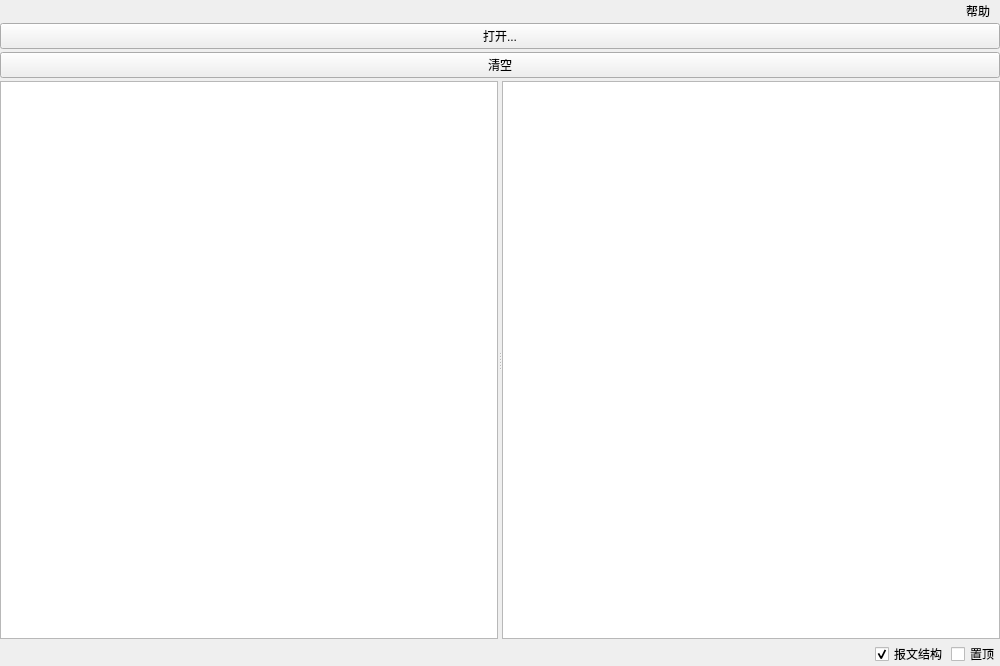
<?xml version="1.0" encoding="UTF-8"?>
<ui version="4.0">
 <author>Kay</author>
 <class>TransWindow</class>
 <widget class="QMainWindow" name="TransWindow">
  <property name="windowModality">
   <enum>Qt::NonModal</enum>
  </property>
  <property name="geometry">
   <rect>
    <x>0</x>
    <y>0</y>
    <width>1000</width>
    <height>666</height>
   </rect>
  </property>
  <property name="windowTitle">
   <string>698解析工具</string>
  </property>
  <property name="windowIcon">
   <iconset resource="icon.qrc">
    <normaloff>:/698/698.ico</normaloff>
    <normalon>:/698/698.ico</normalon>
    <disabledoff>:/698/698.ico</disabledoff>
    <disabledon>:/698/698.ico</disabledon>
    <activeoff>:/698/698.ico</activeoff>
    <activeon>:/698/698.ico</activeon>
    <selectedoff>:/698/698.ico</selectedoff>
    <selectedon>:/698/698.ico</selectedon>:/698/698.ico</iconset>
  </property>
  <property name="toolButtonStyle">
   <enum>Qt::ToolButtonIconOnly</enum>
  </property>
  <property name="animated">
   <bool>true</bool>
  </property>
  <property name="tabShape">
   <enum>QTabWidget::Rounded</enum>
  </property>
  <property name="dockNestingEnabled">
   <bool>false</bool>
  </property>
  <widget class="QWidget" name="centralwidget">
   <layout class="QGridLayout" name="gridLayout">
    <property name="margin">
     <number>0</number>
    </property>
    <property name="spacing">
     <number>3</number>
    </property>
    <item row="0" column="0">
     <layout class="QVBoxLayout" name="verticalLayout">
      <item>
       <widget class="QPushButton" name="open_b">
        <property name="text">
         <string>打开...</string>
        </property>
       </widget>
      </item>
      <item>
       <widget class="QPushButton" name="clear_b">
        <property name="text">
         <string>清空</string>
        </property>
       </widget>
      </item>
      <item>
       <widget class="QSplitter" name="splitter">
        <property name="sizePolicy">
         <sizepolicy hsizetype="Expanding" vsizetype="Expanding">
          <horstretch>0</horstretch>
          <verstretch>0</verstretch>
         </sizepolicy>
        </property>
        <property name="orientation">
         <enum>Qt::Horizontal</enum>
        </property>
        <widget class="QTextEdit" name="input_box">
         <property name="enabled">
          <bool>true</bool>
         </property>
         <property name="sizePolicy">
          <sizepolicy hsizetype="Expanding" vsizetype="Expanding">
           <horstretch>0</horstretch>
           <verstretch>5</verstretch>
          </sizepolicy>
         </property>
         <property name="cursor" stdset="0">
          <cursorShape>ArrowCursor</cursorShape>
         </property>
         <property name="acceptDrops">
          <bool>false</bool>
         </property>
         <property name="layoutDirection">
          <enum>Qt::LeftToRight</enum>
         </property>
         <property name="autoFillBackground">
          <bool>false</bool>
         </property>
         <property name="html">
          <string>&lt;!DOCTYPE HTML PUBLIC &quot;-//W3C//DTD HTML 4.0//EN&quot; &quot;http://www.w3.org/TR/REC-html40/strict.dtd&quot;&gt;
&lt;html&gt;&lt;head&gt;&lt;meta name=&quot;qrichtext&quot; content=&quot;1&quot; /&gt;&lt;style type=&quot;text/css&quot;&gt;
p, li { white-space: pre-wrap; }
&lt;/style&gt;&lt;/head&gt;&lt;body style=&quot; font-family:'SimSun'; font-size:9pt; font-weight:400; font-style:normal;&quot;&gt;
&lt;p style=&quot;-qt-paragraph-type:empty; margin-top:12px; margin-bottom:12px; margin-left:0px; margin-right:0px; -qt-block-indent:0; text-indent:0px;&quot;&gt;&lt;br /&gt;&lt;/p&gt;&lt;/body&gt;&lt;/html&gt;</string>
         </property>
        </widget>
        <widget class="QTextEdit" name="output_box">
         <property name="enabled">
          <bool>true</bool>
         </property>
         <property name="sizePolicy">
          <sizepolicy hsizetype="Expanding" vsizetype="Expanding">
           <horstretch>0</horstretch>
           <verstretch>5</verstretch>
          </sizepolicy>
         </property>
         <property name="cursor" stdset="0">
          <cursorShape>ArrowCursor</cursorShape>
         </property>
         <property name="acceptDrops">
          <bool>false</bool>
         </property>
         <property name="layoutDirection">
          <enum>Qt::LeftToRight</enum>
         </property>
         <property name="autoFillBackground">
          <bool>false</bool>
         </property>
         <property name="html">
          <string>&lt;!DOCTYPE HTML PUBLIC &quot;-//W3C//DTD HTML 4.0//EN&quot; &quot;http://www.w3.org/TR/REC-html40/strict.dtd&quot;&gt;
&lt;html&gt;&lt;head&gt;&lt;meta name=&quot;qrichtext&quot; content=&quot;1&quot; /&gt;&lt;style type=&quot;text/css&quot;&gt;
p, li { white-space: pre-wrap; }
&lt;/style&gt;&lt;/head&gt;&lt;body style=&quot; font-family:'SimSun'; font-size:9pt; font-weight:400; font-style:normal;&quot;&gt;
&lt;p style=&quot;-qt-paragraph-type:empty; margin-top:12px; margin-bottom:12px; margin-left:0px; margin-right:0px; -qt-block-indent:0; text-indent:0px;&quot;&gt;&lt;br /&gt;&lt;/p&gt;&lt;/body&gt;&lt;/html&gt;</string>
         </property>
        </widget>
       </widget>
      </item>
      <item>
       <layout class="QHBoxLayout" name="horizontalLayout_2">
        <property name="sizeConstraint">
         <enum>QLayout::SetDefaultConstraint</enum>
        </property>
        <item>
         <spacer name="horizontalSpacer">
          <property name="orientation">
           <enum>Qt::Horizontal</enum>
          </property>
          <property name="sizeType">
           <enum>QSizePolicy::Expanding</enum>
          </property>
          <property name="sizeHint" stdset="0">
           <size>
            <width>40</width>
            <height>0</height>
           </size>
          </property>
         </spacer>
        </item>
        <item>
         <widget class="QCheckBox" name="show_level_cb">
          <property name="sizePolicy">
           <sizepolicy hsizetype="Minimum" vsizetype="Fixed">
            <horstretch>0</horstretch>
            <verstretch>0</verstretch>
           </sizepolicy>
          </property>
          <property name="text">
           <string>报文结构</string>
          </property>
          <property name="checked">
           <bool>true</bool>
          </property>
         </widget>
        </item>
        <item>
         <widget class="QCheckBox" name="always_top_cb">
          <property name="text">
           <string>置顶</string>
          </property>
         </widget>
        </item>
       </layout>
      </item>
     </layout>
    </item>
   </layout>
   <zorder></zorder>
  </widget>
  <widget class="QMenuBar" name="menubar">
   <property name="enabled">
    <bool>true</bool>
   </property>
   <property name="geometry">
    <rect>
     <x>0</x>
     <y>0</y>
     <width>1000</width>
     <height>23</height>
    </rect>
   </property>
   <property name="sizePolicy">
    <sizepolicy hsizetype="Fixed" vsizetype="Fixed">
     <horstretch>0</horstretch>
     <verstretch>0</verstretch>
    </sizepolicy>
   </property>
   <property name="palette">
    <palette>
     <active>
      <colorrole role="WindowText">
       <brush brushstyle="SolidPattern">
        <color alpha="255">
         <red>0</red>
         <green>0</green>
         <blue>0</blue>
        </color>
       </brush>
      </colorrole>
      <colorrole role="Button">
       <brush brushstyle="SolidPattern">
        <color alpha="0">
         <red>240</red>
         <green>240</green>
         <blue>240</blue>
        </color>
       </brush>
      </colorrole>
      <colorrole role="Light">
       <brush brushstyle="SolidPattern">
        <color alpha="0">
         <red>255</red>
         <green>255</green>
         <blue>255</blue>
        </color>
       </brush>
      </colorrole>
      <colorrole role="Midlight">
       <brush brushstyle="SolidPattern">
        <color alpha="0">
         <red>247</red>
         <green>247</green>
         <blue>247</blue>
        </color>
       </brush>
      </colorrole>
      <colorrole role="Dark">
       <brush brushstyle="SolidPattern">
        <color alpha="0">
         <red>120</red>
         <green>120</green>
         <blue>120</blue>
        </color>
       </brush>
      </colorrole>
      <colorrole role="Mid">
       <brush brushstyle="SolidPattern">
        <color alpha="0">
         <red>160</red>
         <green>160</green>
         <blue>160</blue>
        </color>
       </brush>
      </colorrole>
      <colorrole role="Text">
       <brush brushstyle="SolidPattern">
        <color alpha="255">
         <red>0</red>
         <green>0</green>
         <blue>0</blue>
        </color>
       </brush>
      </colorrole>
      <colorrole role="BrightText">
       <brush brushstyle="SolidPattern">
        <color alpha="255">
         <red>255</red>
         <green>255</green>
         <blue>255</blue>
        </color>
       </brush>
      </colorrole>
      <colorrole role="ButtonText">
       <brush brushstyle="SolidPattern">
        <color alpha="255">
         <red>0</red>
         <green>0</green>
         <blue>0</blue>
        </color>
       </brush>
      </colorrole>
      <colorrole role="Base">
       <brush brushstyle="SolidPattern">
        <color alpha="255">
         <red>255</red>
         <green>255</green>
         <blue>255</blue>
        </color>
       </brush>
      </colorrole>
      <colorrole role="Window">
       <brush brushstyle="SolidPattern">
        <color alpha="0">
         <red>240</red>
         <green>240</green>
         <blue>240</blue>
        </color>
       </brush>
      </colorrole>
      <colorrole role="Shadow">
       <brush brushstyle="SolidPattern">
        <color alpha="255">
         <red>0</red>
         <green>0</green>
         <blue>0</blue>
        </color>
       </brush>
      </colorrole>
      <colorrole role="AlternateBase">
       <brush brushstyle="SolidPattern">
        <color alpha="127">
         <red>247</red>
         <green>247</green>
         <blue>247</blue>
        </color>
       </brush>
      </colorrole>
      <colorrole role="ToolTipBase">
       <brush brushstyle="SolidPattern">
        <color alpha="255">
         <red>255</red>
         <green>255</green>
         <blue>220</blue>
        </color>
       </brush>
      </colorrole>
      <colorrole role="ToolTipText">
       <brush brushstyle="SolidPattern">
        <color alpha="255">
         <red>0</red>
         <green>0</green>
         <blue>0</blue>
        </color>
       </brush>
      </colorrole>
     </active>
     <inactive>
      <colorrole role="WindowText">
       <brush brushstyle="SolidPattern">
        <color alpha="255">
         <red>0</red>
         <green>0</green>
         <blue>0</blue>
        </color>
       </brush>
      </colorrole>
      <colorrole role="Button">
       <brush brushstyle="SolidPattern">
        <color alpha="0">
         <red>240</red>
         <green>240</green>
         <blue>240</blue>
        </color>
       </brush>
      </colorrole>
      <colorrole role="Light">
       <brush brushstyle="SolidPattern">
        <color alpha="0">
         <red>255</red>
         <green>255</green>
         <blue>255</blue>
        </color>
       </brush>
      </colorrole>
      <colorrole role="Midlight">
       <brush brushstyle="SolidPattern">
        <color alpha="0">
         <red>247</red>
         <green>247</green>
         <blue>247</blue>
        </color>
       </brush>
      </colorrole>
      <colorrole role="Dark">
       <brush brushstyle="SolidPattern">
        <color alpha="0">
         <red>120</red>
         <green>120</green>
         <blue>120</blue>
        </color>
       </brush>
      </colorrole>
      <colorrole role="Mid">
       <brush brushstyle="SolidPattern">
        <color alpha="0">
         <red>160</red>
         <green>160</green>
         <blue>160</blue>
        </color>
       </brush>
      </colorrole>
      <colorrole role="Text">
       <brush brushstyle="SolidPattern">
        <color alpha="255">
         <red>0</red>
         <green>0</green>
         <blue>0</blue>
        </color>
       </brush>
      </colorrole>
      <colorrole role="BrightText">
       <brush brushstyle="SolidPattern">
        <color alpha="255">
         <red>255</red>
         <green>255</green>
         <blue>255</blue>
        </color>
       </brush>
      </colorrole>
      <colorrole role="ButtonText">
       <brush brushstyle="SolidPattern">
        <color alpha="255">
         <red>0</red>
         <green>0</green>
         <blue>0</blue>
        </color>
       </brush>
      </colorrole>
      <colorrole role="Base">
       <brush brushstyle="SolidPattern">
        <color alpha="255">
         <red>255</red>
         <green>255</green>
         <blue>255</blue>
        </color>
       </brush>
      </colorrole>
      <colorrole role="Window">
       <brush brushstyle="SolidPattern">
        <color alpha="0">
         <red>240</red>
         <green>240</green>
         <blue>240</blue>
        </color>
       </brush>
      </colorrole>
      <colorrole role="Shadow">
       <brush brushstyle="SolidPattern">
        <color alpha="255">
         <red>0</red>
         <green>0</green>
         <blue>0</blue>
        </color>
       </brush>
      </colorrole>
      <colorrole role="AlternateBase">
       <brush brushstyle="SolidPattern">
        <color alpha="127">
         <red>247</red>
         <green>247</green>
         <blue>247</blue>
        </color>
       </brush>
      </colorrole>
      <colorrole role="ToolTipBase">
       <brush brushstyle="SolidPattern">
        <color alpha="255">
         <red>255</red>
         <green>255</green>
         <blue>220</blue>
        </color>
       </brush>
      </colorrole>
      <colorrole role="ToolTipText">
       <brush brushstyle="SolidPattern">
        <color alpha="255">
         <red>0</red>
         <green>0</green>
         <blue>0</blue>
        </color>
       </brush>
      </colorrole>
     </inactive>
     <disabled>
      <colorrole role="WindowText">
       <brush brushstyle="SolidPattern">
        <color alpha="0">
         <red>120</red>
         <green>120</green>
         <blue>120</blue>
        </color>
       </brush>
      </colorrole>
      <colorrole role="Button">
       <brush brushstyle="SolidPattern">
        <color alpha="0">
         <red>240</red>
         <green>240</green>
         <blue>240</blue>
        </color>
       </brush>
      </colorrole>
      <colorrole role="Light">
       <brush brushstyle="SolidPattern">
        <color alpha="0">
         <red>255</red>
         <green>255</green>
         <blue>255</blue>
        </color>
       </brush>
      </colorrole>
      <colorrole role="Midlight">
       <brush brushstyle="SolidPattern">
        <color alpha="0">
         <red>247</red>
         <green>247</green>
         <blue>247</blue>
        </color>
       </brush>
      </colorrole>
      <colorrole role="Dark">
       <brush brushstyle="SolidPattern">
        <color alpha="0">
         <red>120</red>
         <green>120</green>
         <blue>120</blue>
        </color>
       </brush>
      </colorrole>
      <colorrole role="Mid">
       <brush brushstyle="SolidPattern">
        <color alpha="0">
         <red>160</red>
         <green>160</green>
         <blue>160</blue>
        </color>
       </brush>
      </colorrole>
      <colorrole role="Text">
       <brush brushstyle="SolidPattern">
        <color alpha="0">
         <red>120</red>
         <green>120</green>
         <blue>120</blue>
        </color>
       </brush>
      </colorrole>
      <colorrole role="BrightText">
       <brush brushstyle="SolidPattern">
        <color alpha="255">
         <red>255</red>
         <green>255</green>
         <blue>255</blue>
        </color>
       </brush>
      </colorrole>
      <colorrole role="ButtonText">
       <brush brushstyle="SolidPattern">
        <color alpha="0">
         <red>120</red>
         <green>120</green>
         <blue>120</blue>
        </color>
       </brush>
      </colorrole>
      <colorrole role="Base">
       <brush brushstyle="SolidPattern">
        <color alpha="0">
         <red>240</red>
         <green>240</green>
         <blue>240</blue>
        </color>
       </brush>
      </colorrole>
      <colorrole role="Window">
       <brush brushstyle="SolidPattern">
        <color alpha="0">
         <red>240</red>
         <green>240</green>
         <blue>240</blue>
        </color>
       </brush>
      </colorrole>
      <colorrole role="Shadow">
       <brush brushstyle="SolidPattern">
        <color alpha="255">
         <red>0</red>
         <green>0</green>
         <blue>0</blue>
        </color>
       </brush>
      </colorrole>
      <colorrole role="AlternateBase">
       <brush brushstyle="SolidPattern">
        <color alpha="0">
         <red>240</red>
         <green>240</green>
         <blue>240</blue>
        </color>
       </brush>
      </colorrole>
      <colorrole role="ToolTipBase">
       <brush brushstyle="SolidPattern">
        <color alpha="255">
         <red>255</red>
         <green>255</green>
         <blue>220</blue>
        </color>
       </brush>
      </colorrole>
      <colorrole role="ToolTipText">
       <brush brushstyle="SolidPattern">
        <color alpha="255">
         <red>0</red>
         <green>0</green>
         <blue>0</blue>
        </color>
       </brush>
      </colorrole>
     </disabled>
    </palette>
   </property>
   <property name="layoutDirection">
    <enum>Qt::RightToLeft</enum>
   </property>
   <property name="autoFillBackground">
    <bool>false</bool>
   </property>
   <property name="defaultUp">
    <bool>false</bool>
   </property>
   <property name="nativeMenuBar">
    <bool>false</bool>
   </property>
   <widget class="QMenu" name="menu">
    <property name="title">
     <string>帮助</string>
    </property>
    <addaction name="about"/>
   </widget>
   <addaction name="menu"/>
  </widget>
  <action name="about">
   <property name="text">
    <string>关于</string>
   </property>
   <property name="shortcutContext">
    <enum>Qt::WindowShortcut</enum>
   </property>
  </action>
 </widget>
 <layoutdefault spacing="3" margin="0"/>
 <tabstops>
  <tabstop>output_box</tabstop>
 </tabstops>
 <resources>
  <include location="icon.qrc"/>
 </resources>
 <connections>
  <connection>
   <sender>clear_b</sender>
   <signal>clicked()</signal>
   <receiver>input_box</receiver>
   <slot>clear()</slot>
   <hints>
    <hint type="sourcelabel">
     <x>497</x>
     <y>32</y>
    </hint>
    <hint type="destinationlabel">
     <x>403</x>
     <y>96</y>
    </hint>
   </hints>
  </connection>
  <connection>
   <sender>clear_b</sender>
   <signal>clicked()</signal>
   <receiver>output_box</receiver>
   <slot>clear()</slot>
   <hints>
    <hint type="sourcelabel">
     <x>511</x>
     <y>37</y>
    </hint>
    <hint type="destinationlabel">
     <x>639</x>
     <y>66</y>
    </hint>
   </hints>
  </connection>
 </connections>
</ui>
